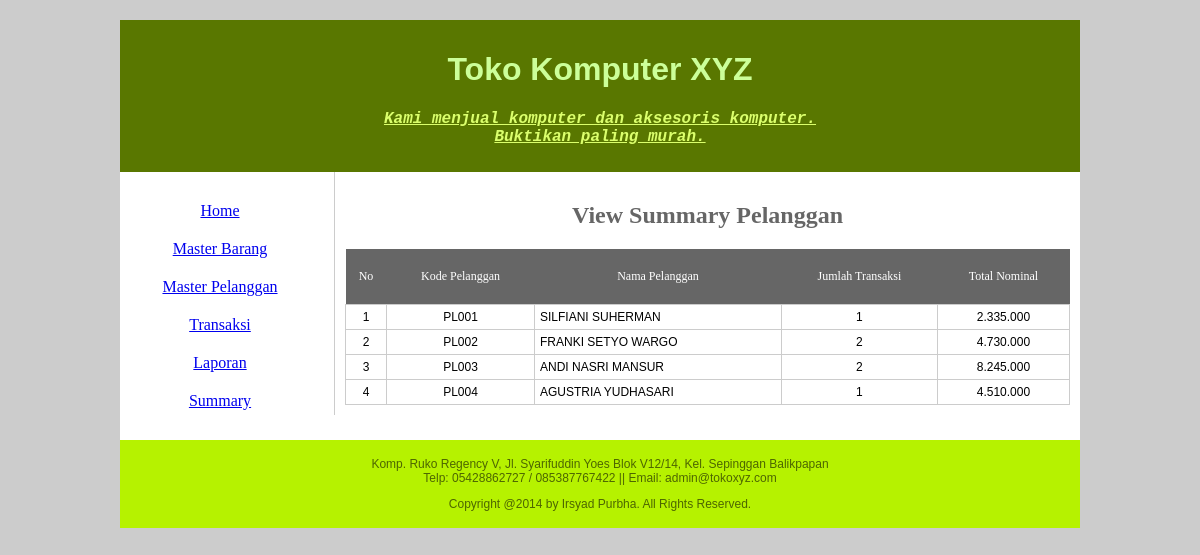
The page /Pertemuan14/index.php?page=summary on the database its author committed.
### tables this page shows
CREATE TABLE `pelanggan` (
  `kdpel` varchar(5) NOT NULL,
  `pel_nama` varchar(50) NOT NULL,
  `pel_jk` int(2) NOT NULL,
  `pel_alamat` varchar(100) NOT NULL,
  `pel_telp` varchar(20) NOT NULL,
  `pel_kawin` int(2) NOT NULL,
  `pel_create` datetime NOT NULL,
  `pel_update` timestamp NULL DEFAULT NULL ON UPDATE current_timestamp(),
  PRIMARY KEY (`kdpel`)
);

### Pertemuan14/pelanggan/data_pelanggan.php (called while the page is built, shortened)
<?php
	function ambil_pelanggan($kode=NULL)
	{
		$konek = con();
		if ($kode != NULL) { $cari="WHERE kdpel='$kode'"; } else { $cari=""; }
		$query = mysqli_query($konek,"SELECT * FROM pelanggan $cari ORDER BY kdpel ASC");
		if (!$query) { echo mysqli_error($konek); } else { return $query; }
	}
?>

### Pertemuan14/transaksi/data_transaksi.php (called while the page is built, shortened)
<?php
	function ambil_transaksi($kode=NULL,$field=NULL)
	{
		$konek = con();
		if ($kode != NULL) { $cari="WHERE $field LIKE '%$kode%'"; } else { $cari=""; }
		$sql = "SELECT * FROM transaksi A INNER JOIN pelanggan B ON A.kdpel=B.kdpel $cari
			ORDER BY idtrans DESC";
		$query = mysqli_query($konek,$sql);
		if (!$query) { echo mysqli_error($konek); } else { return $query; }
	}
	function ambil_detail_transaksi($kode=NULL)
	{
		$konek = con();
		if ($kode != NULL) { $cari="WHERE idtrans = '$kode'"; } else { $cari=""; }
		$query = mysqli_query($konek,"SELECT * FROM detail A INNER JOIN barang B ON A.kdbrg=B.kdbrg $cari
			ORDER BY brg_nama ASC");
		if (!$query) { echo mysqli_error($konek); } else { return $query; }
	}
?>

### Pertemuan14/transaksi/view_summary.php (the view)
<h2>View Summary Pelanggan</h2>
<table>
	<tr><th>No</th><th>Kode Pelanggan</th><th>Nama Pelanggan</th><th>Jumlah Transaksi</th><th>Total Nominal</th></tr>
	<?php
		$no=1;
		$pelanggan = ambil_pelanggan();
		while($row = mysqli_fetch_array($pelanggan))
		{
			echo '<tr>';
			echo '<td align="center">'.$no.'</td>';
			echo '<td align="center">'.$row['kdpel'].'</td>';
			echo '<td>'.$row['pel_nama'].'</td>';
			$jmlTrans = 0;
			$grandTotal = 0;
			$transaksi = ambil_transaksi($row['kdpel'],'A.kdpel');
			while($trans = mysqli_fetch_array($transaksi)) {
				$totalTrans = 0;
				$detailTrans = ambil_detail_transaksi($trans['idtrans']);
				while($detail = mysqli_fetch_array($detailTrans)) {
					$harga = $detail['detail_harga'];
					$qty = $detail['detail_qty'];
					$subtotal = $harga * $qty;
					$totalTrans = $totalTrans + $subtotal;
				}
				$grandTotal = $grandTotal + $totalTrans;
				$jmlTrans++;
			}
			echo '<td align="center">'.$jmlTrans.'</td>';
			echo '<td align="center">'.number_format($grandTotal,0,",",".").'</td>';
			echo '</tr>';
			$no++;
		}
    ?>
</table>

### Pertemuan14/css/table.css (style rules this page uses)
td { border: 1px solid #CCC; font-family: "Trebuchet MS", Arial, Helvetica, sans-serif; font-size: 12px; margin: 0px; padding: 5px; }
table { border-collapse: collapse; padding: 0px; width: 100%; margin: 0px; }
th { font-family: Impact; font-size: 12px; font-weight: normal; color: #FFF; background-color: #666; text-align: center; margin: 0px; padding-top: 20px; padding-right: 5px; padding-bottom: 20px; padding-left: 5px; }

### Pertemuan14/css/design.css (style rules this page uses)
h2 { font-family: "Comic Sans MS", cursive; color: #666; text-align: center; width: 100%; }
body { background-color: #CCC; margin: 0px; padding: 0px; }

### rows shown on the page
pelanggan: kdpel "PL001", pel_nama "SILFIANI SUHERMAN", jmlTrans "1", grandTotal "2.335.000"
pelanggan: kdpel "PL002", pel_nama "FRANKI SETYO WARGO", jmlTrans "2", grandTotal "4.730.000"
pelanggan: kdpel "PL003", pel_nama "ANDI NASRI MANSUR", jmlTrans "2", grandTotal "8.245.000"
pelanggan: kdpel "PL004", pel_nama "AGUSTRIA YUDHASARI", jmlTrans "1", grandTotal "4.510.000"
